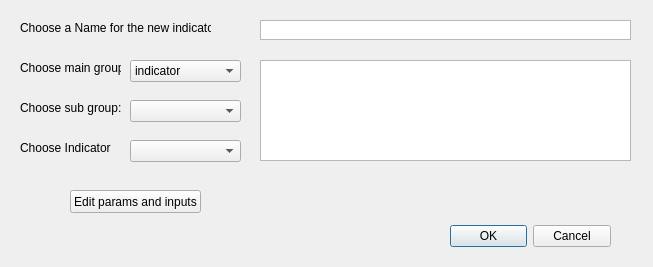
<?xml version="1.0" encoding="UTF-8"?>
<ui version="4.0">
 <class>Dialog_AddIndicator</class>
 <widget class="QDialog" name="Dialog_AddIndicator">
  <property name="geometry">
   <rect>
    <x>0</x>
    <y>0</y>
    <width>653</width>
    <height>267</height>
   </rect>
  </property>
  <property name="windowTitle">
   <string>Dialog</string>
  </property>
  <widget class="QDialogButtonBox" name="buttonBox">
   <property name="geometry">
    <rect>
     <x>450</x>
     <y>220</y>
     <width>161</width>
     <height>32</height>
    </rect>
   </property>
   <property name="orientation">
    <enum>Qt::Horizontal</enum>
   </property>
   <property name="standardButtons">
    <set>QDialogButtonBox::Cancel|QDialogButtonBox::Ok</set>
   </property>
  </widget>
  <widget class="QLabel" name="label">
   <property name="geometry">
    <rect>
     <x>20</x>
     <y>60</y>
     <width>101</width>
     <height>16</height>
    </rect>
   </property>
   <property name="text">
    <string>Choose main group:</string>
   </property>
  </widget>
  <widget class="QLabel" name="label_2">
   <property name="geometry">
    <rect>
     <x>20</x>
     <y>100</y>
     <width>101</width>
     <height>16</height>
    </rect>
   </property>
   <property name="text">
    <string>Choose sub group:</string>
   </property>
  </widget>
  <widget class="QLabel" name="label_3">
   <property name="geometry">
    <rect>
     <x>20</x>
     <y>140</y>
     <width>91</width>
     <height>16</height>
    </rect>
   </property>
   <property name="text">
    <string>Choose Indicator:</string>
   </property>
  </widget>
  <widget class="QComboBox" name="comboBox_mainGroup">
   <property name="geometry">
    <rect>
     <x>130</x>
     <y>60</y>
     <width>111</width>
     <height>22</height>
    </rect>
   </property>
   <item>
    <property name="text">
     <string>indicator</string>
    </property>
   </item>
   <item>
    <property name="text">
     <string>transformation</string>
    </property>
   </item>
  </widget>
  <widget class="QComboBox" name="comboBox_subGroup">
   <property name="geometry">
    <rect>
     <x>130</x>
     <y>100</y>
     <width>111</width>
     <height>22</height>
    </rect>
   </property>
  </widget>
  <widget class="QComboBox" name="comboBox_indicatorName">
   <property name="geometry">
    <rect>
     <x>130</x>
     <y>140</y>
     <width>111</width>
     <height>22</height>
    </rect>
   </property>
  </widget>
  <widget class="QTextBrowser" name="textBrowser_indicatorDescription">
   <property name="geometry">
    <rect>
     <x>260</x>
     <y>60</y>
     <width>371</width>
     <height>101</height>
    </rect>
   </property>
  </widget>
  <widget class="QLabel" name="label_4">
   <property name="geometry">
    <rect>
     <x>20</x>
     <y>20</y>
     <width>191</width>
     <height>16</height>
    </rect>
   </property>
   <property name="text">
    <string>Choose a Name for the new indicator:</string>
   </property>
  </widget>
  <widget class="QTextEdit" name="textEdit_inpuNameIndicator">
   <property name="geometry">
    <rect>
     <x>260</x>
     <y>20</y>
     <width>371</width>
     <height>20</height>
    </rect>
   </property>
   <property name="verticalScrollBarPolicy">
    <enum>Qt::ScrollBarAlwaysOff</enum>
   </property>
   <property name="horizontalScrollBarPolicy">
    <enum>Qt::ScrollBarAlwaysOff</enum>
   </property>
  </widget>
  <widget class="QPushButton" name="pushButton_editParamsInputs">
   <property name="geometry">
    <rect>
     <x>70</x>
     <y>190</y>
     <width>131</width>
     <height>23</height>
    </rect>
   </property>
   <property name="text">
    <string>Edit params and inputs</string>
   </property>
  </widget>
 </widget>
 <resources/>
 <connections>
  <connection>
   <sender>buttonBox</sender>
   <signal>accepted()</signal>
   <receiver>Dialog_AddIndicator</receiver>
   <slot>accept()</slot>
   <hints>
    <hint type="sourcelabel">
     <x>248</x>
     <y>254</y>
    </hint>
    <hint type="destinationlabel">
     <x>157</x>
     <y>274</y>
    </hint>
   </hints>
  </connection>
  <connection>
   <sender>buttonBox</sender>
   <signal>rejected()</signal>
   <receiver>Dialog_AddIndicator</receiver>
   <slot>reject()</slot>
   <hints>
    <hint type="sourcelabel">
     <x>316</x>
     <y>260</y>
    </hint>
    <hint type="destinationlabel">
     <x>286</x>
     <y>274</y>
    </hint>
   </hints>
  </connection>
 </connections>
</ui>
